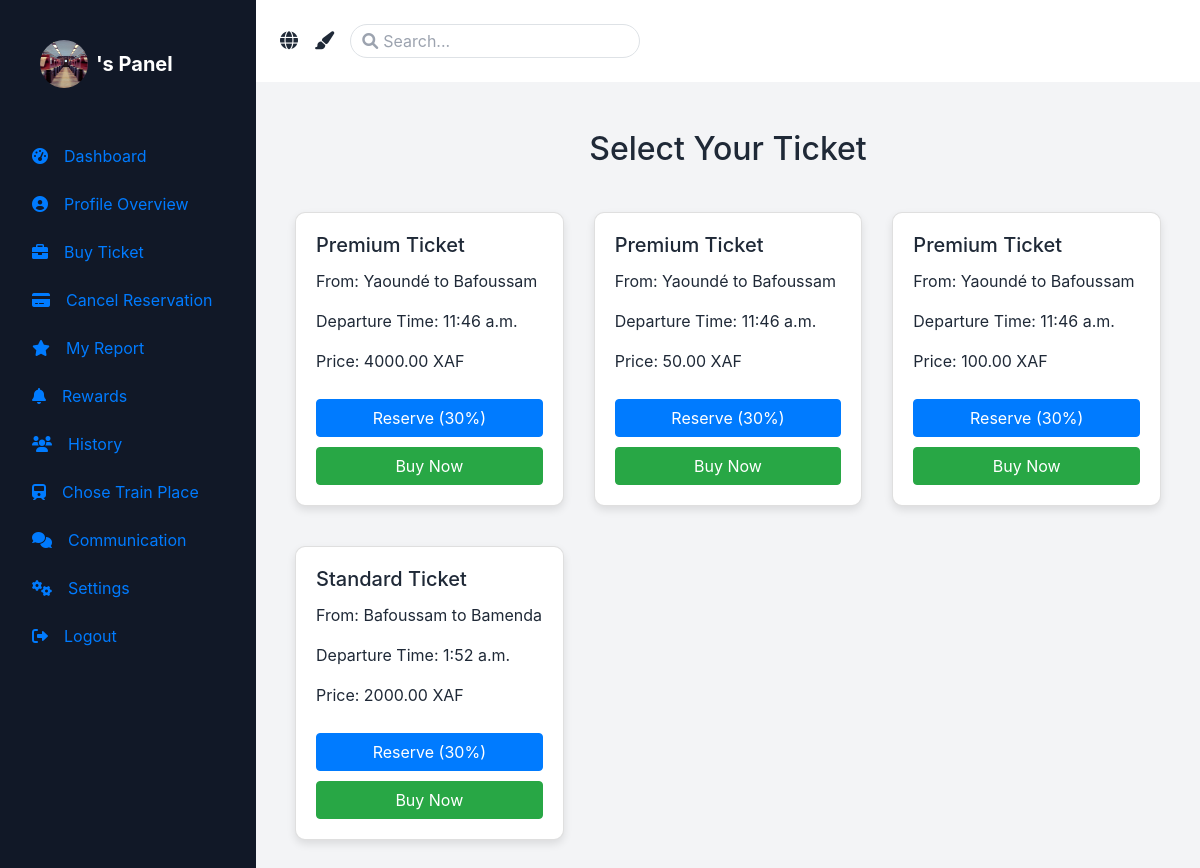
The app's page /ticket-selection/ with its own data.
### booking/models.py (models this page shows, shortened)
class Ticket(models.Model):
    TOWN_CHOICES = [
        ('Yaoundé', 'Yaoundé'),
        ('Bafoussam', 'Bafoussam'),
        ('Ngaoundéré', 'Ngaoundéré'),
        ('Douala', 'Douala'),
        ('Bamenda', 'Bamenda'),
        ('Garoua', 'Garoua'),
    ]
    CLASSIFICATION_CHOICES = [
        ('Standard', 'Standard'),
        ('Premium', 'Premium'),
        ('VIP', 'VIP'),
    ]
    hour = models.TimeField()
    departure = models.CharField(max_length=255, choices=TOWN_CHOICES)
    arrival = models.CharField(max_length=255, choices=TOWN_CHOICES)
    classification = models.CharField(max_length=20, choices=CLASSIFICATION_CHOICES)
    price = models.DecimalField(max_digits=10, decimal_places=2)
    railway_name = models.CharField(max_length=255, default='E-railway Railway')
    title = models.CharField(max_length=100, default='Untitled Ticket')  # Default value

### booking/views.py (the view)
# urls.py: path('ticket-selection/', views.ticket_selection, name='ticket_selection'),
def ticket_selection(request):
    tickets = Ticket.objects.all()
    return render(request, 'panel/passenger/ticket/ticket_selection.html', {'tickets': tickets})

### booking/templates/panel/passenger/ticket/ticket_selection.html (shortened to what this page needs)
{% extends "panel/base/base_passenger.html" %}
{% block content %}
<!DOCTYPE html>
<html lang="en">
<head>
    <link rel="stylesheet" href="https://stackpath.bootstrapcdn.com/bootstrap/4.5.2/css/bootstrap.min.css">
</head>
<body>
    <div class="container">
        <h2 class="my-4 text-center">Select Your Ticket</h2>
        <div class="row">
            {% for ticket in tickets %}
            <div class="col-md-4">
                <div class="card ticket-card">
                    <div class="card-body">
                        <h5 class="card-title">{{ ticket.classification }} Ticket</h5>
                        <p class="card-text">From: {{ ticket.departure }} to {{ ticket.arrival }}</p>
                        <p class="card-text">Departure Time: {{ ticket.hour }}</p>
                        <p class="card-text">Price: {{ ticket.price }} XAF</p>
                        <button class="btn btn-primary btn-custom reserve-btn" data-ticket-id="{{ ticket.id }}" data-price="{{ ticket.price }}">Reserve (30%)</button>
                        <button class="btn btn-success btn-custom buy-btn" data-ticket-id="{{ ticket.id }}" data-price="{{ ticket.price }}">Buy Now</button>
                    </div>
                </div>
            </div>
            {% endfor %}
        </div>
    </div>
{% endblock %}

### booking/templates/panel/passenger/ticket/ticket_selection.html (style rules this page uses)
.ticket-card { margin: 20px 0; border-radius: 10px; box-shadow: 0 4px 8px rgba(0, 0, 0, 0.1); transition: transform 0.2s ease-in-out; }
.btn-custom { width: 100%; margin-top: 10px; }

### records on screen
Ticket: classification "Premium", departure "Yaoundé", arrival "Bafoussam", hour "11:46 a.m.", price "4000.00"
Ticket: classification "Premium", departure "Yaoundé", arrival "Bafoussam", hour "11:46 a.m.", price "50.00"
Ticket: classification "Premium", departure "Yaoundé", arrival "Bafoussam", hour "11:46 a.m.", price "100.00"
Ticket: classification "Standard", departure "Bafoussam", arrival "Bamenda", hour "1:52 a.m.", price "2000.00"
